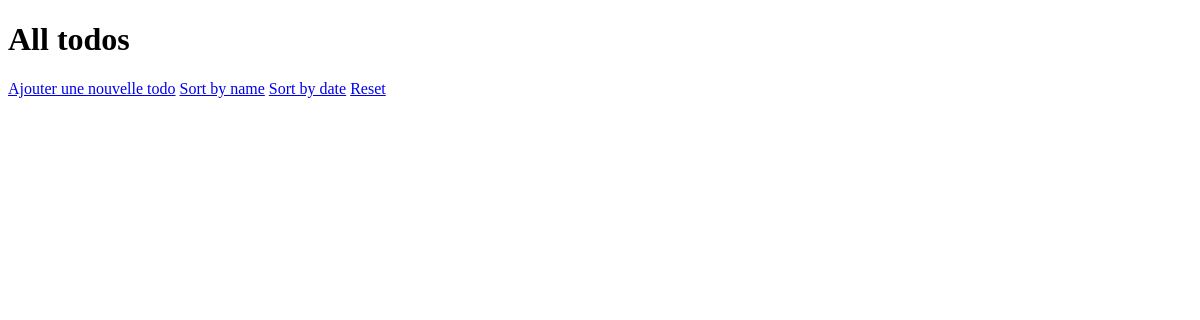
Before: /displayAllTodosFromDatabase.php with the older database file.
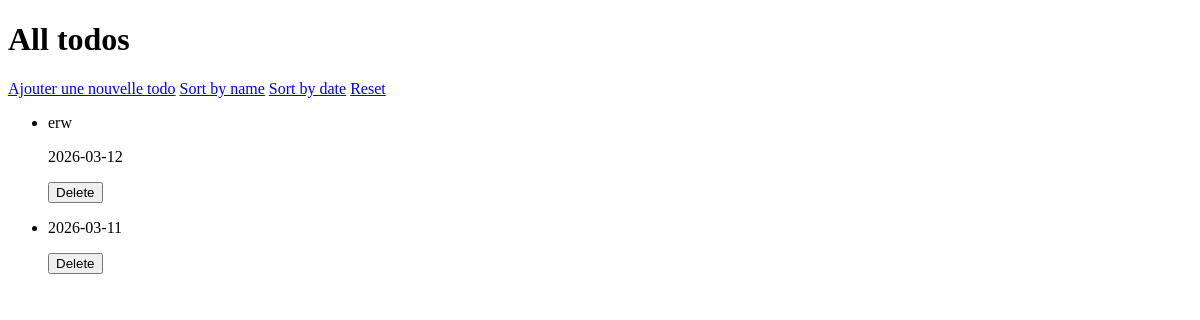
After: the same page with the newer database file.
### tables this page shows
CREATE TABLE todos (
    id INTEGER PRIMARY KEY AUTOINCREMENT,
    title TEXT NOT NULL,
    due_date TEXT
);

### public/displayAllTodosFromDatabase.php (the view, shortened to what this page needs)
<?php
$pdo = new PDO("sqlite:" . __DIR__ . "/../database.db", null, null, [PDO::ATTR_ERRMODE => PDO::ERRMODE_EXCEPTION]);
$sort = filter_input(INPUT_GET, "sort");
try {
    if ($sort === "name") {
        $stmt = $pdo->prepare("select * from todos order by title");
    } elseif ($sort === "date") {
        $stmt = $pdo->prepare("select * from todos order by due_date");
    } else {
        $stmt = $pdo->prepare("select * from todos");
    }
    $stmt->execute();
    $todos = $stmt->fetchAll();
} catch (PDOException $e) {
    echo "Error : " . $e->getMessage();
}
?>
<!doctype html>
<html lang="en">
<head>
</head>
<body>
    <h1>
        All todos
    </h1>
    <a href="writeTodoToDatabase.php">Ajouter une nouvelle todo</a>
    <a href="?sort=name">Sort by name</a>
    <a href="?sort=date">Sort by date</a>
    <a href="displayAllTodosFromDatabase.php">Reset</a>
    <ul>
        <?php foreach ($todos as $t): ?>
            <li>
                <div>
                    <p><?= htmlspecialchars($t["title"]) ?></p>
                    <p><?= $t["due_date"] ?></p>
                    <form action="deleteTodoFromDatabase.php" method="POST">
                        <button type="submit">Delete</button>
                    </form>
                </div>
            </li>
        <?php endforeach; ?>
    </ul>
</body>
</html>

Changed rows visible on the page:
added todos: title "erw", due_date "2026-03-12"
added todos: due_date "2026-03-11"
